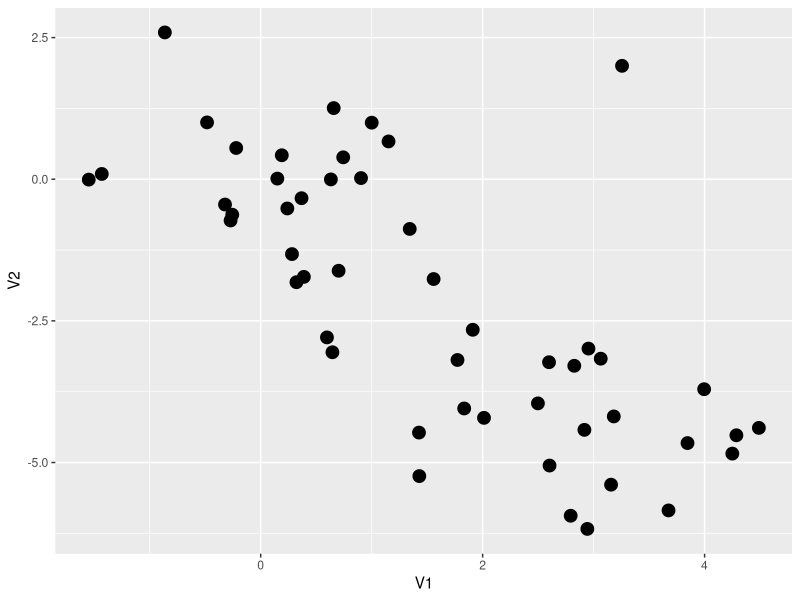
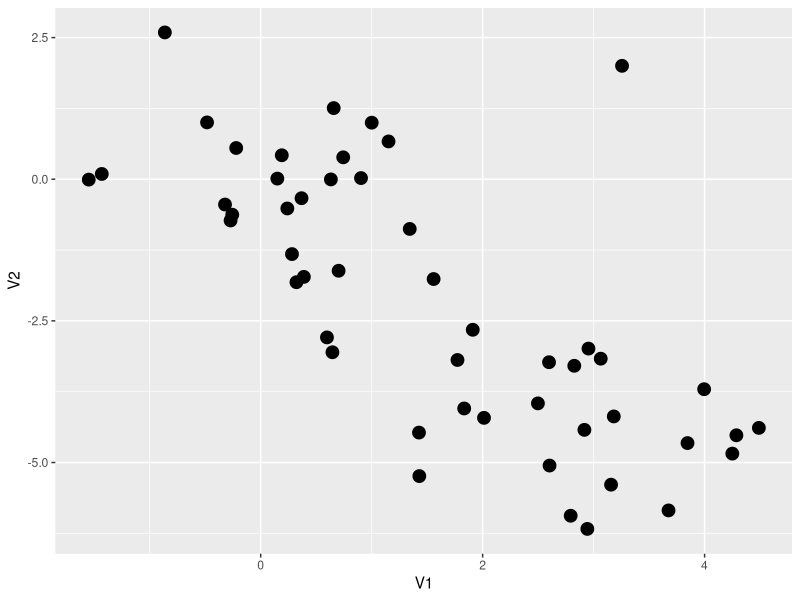
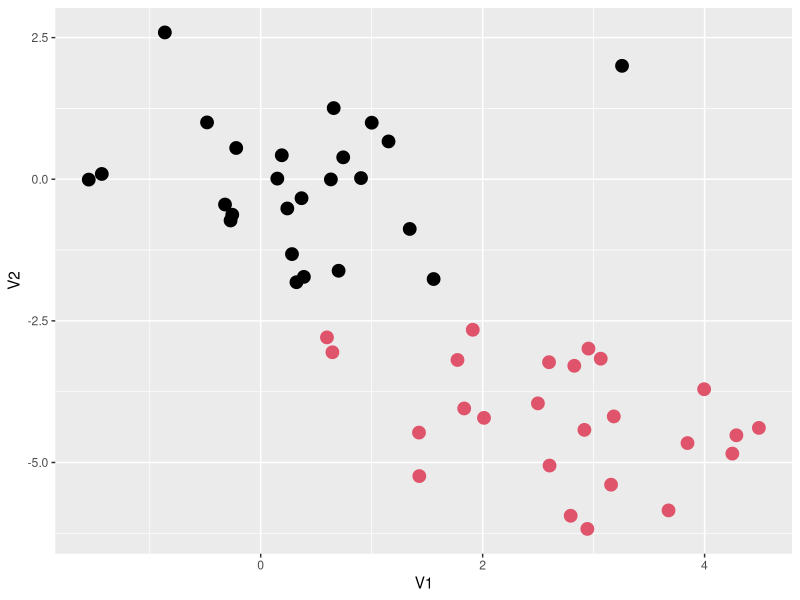
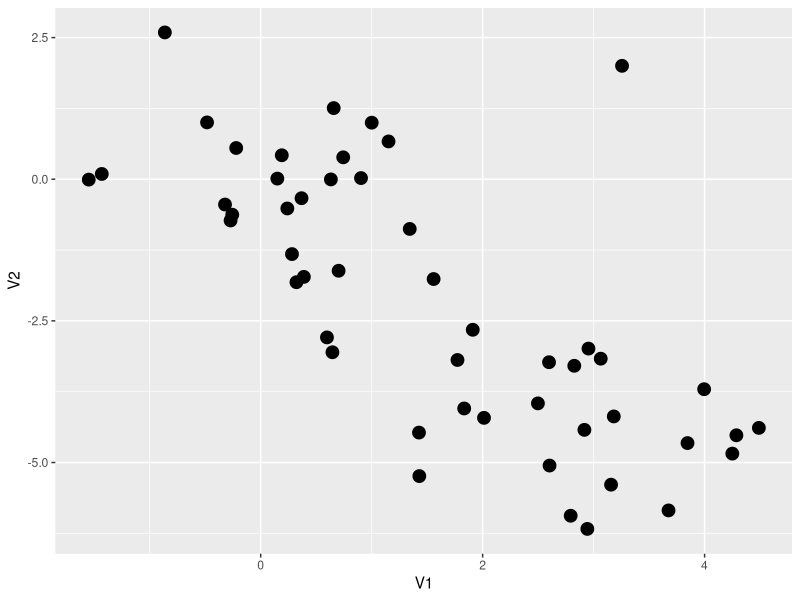
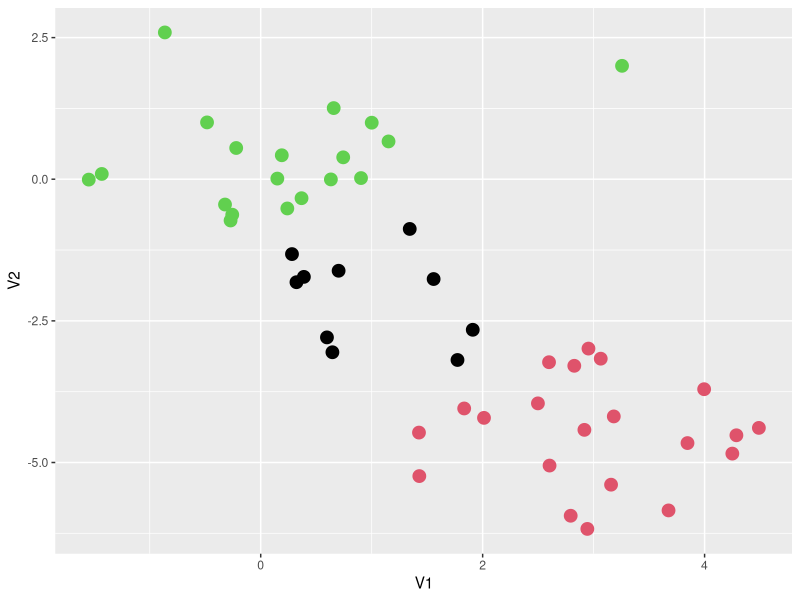
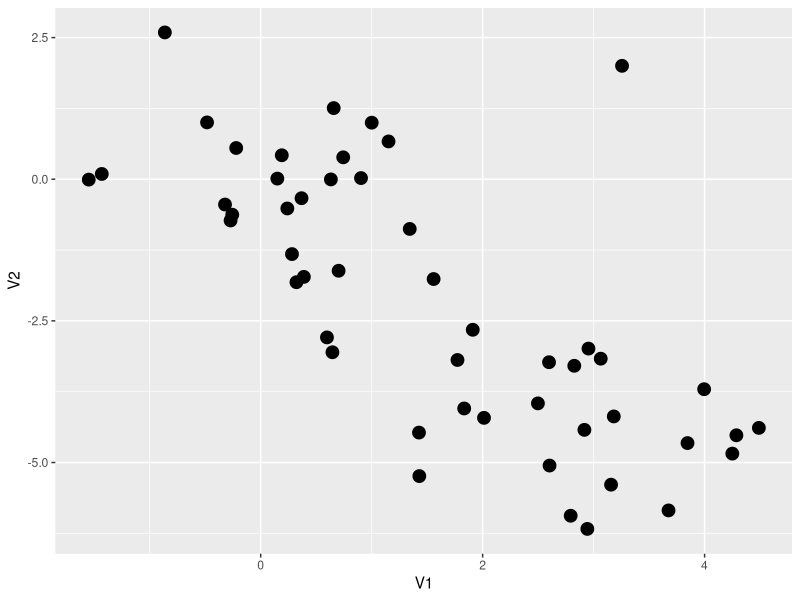
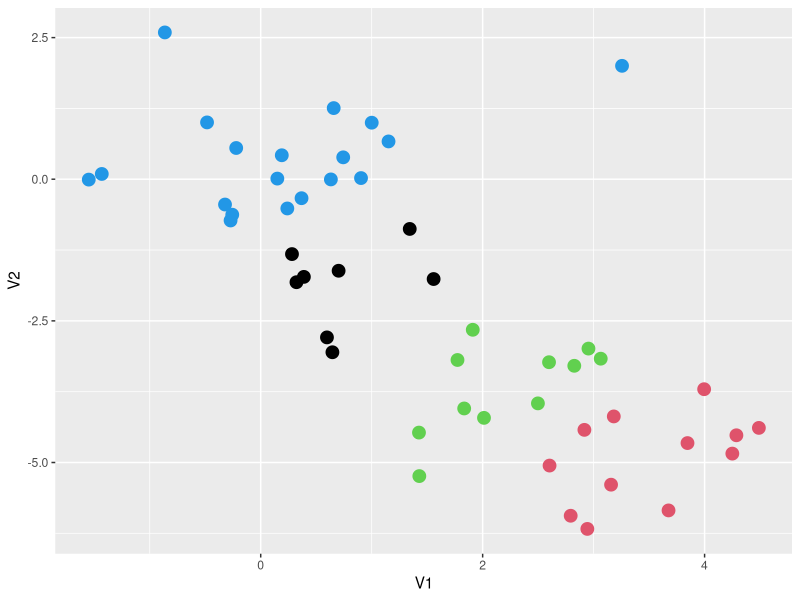
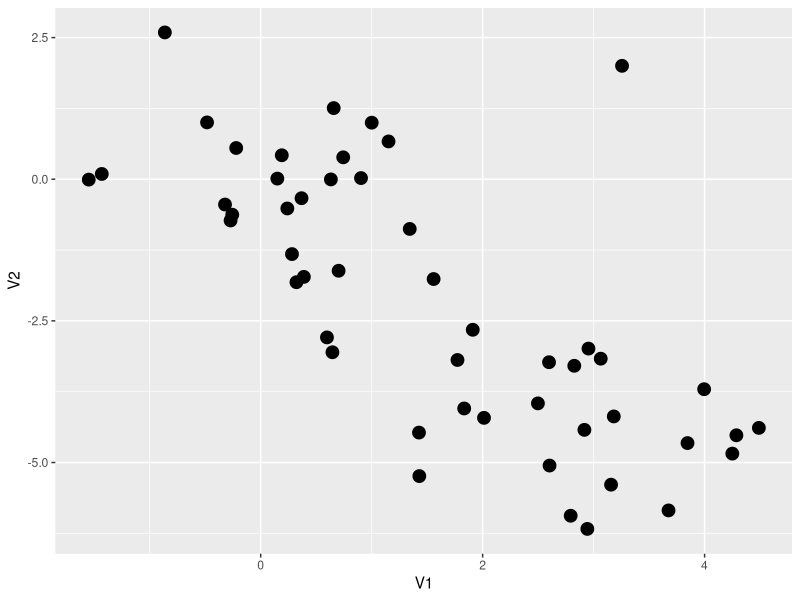

Write R code to recreate these figures, in order. (Note: this script raises an error after producing the figures.)
## ---- chunk 1
set.seed(02022015)    # to 
x <- matrix(rnorm(50*2), ncol=2)
x[1:25,1] <- x[1:25,1]+3
x[1:25,2] <- x[1:25,2]-4
## ---- chunk 2
library("ggplot2")
## ---- chunk 3
(G.data    <- ggplot(as.data.frame(x), aes(V1,V2)) + geom_point(size=4))
## ---- chunk 4
my.km <- kmeans(x, centers=2, nstart=20)
my.km$cluster
## ---- chunk 5
G.clust   <- ggplot(as.data.frame(x), aes(V1,V2)) + geom_point(color=my.km$cluster, size=4)
G.data; G.clust
## ---- chunk 6
my.km <- kmeans(x, centers=3, nstart=20)
my.km$cluster
## ---- chunk 7
G.clust   <- ggplot(as.data.frame(x), aes(V1,V2)) + geom_point(color=my.km$cluster, size=4)
G.data; G.clust
## ---- chunk 8
my.km <- kmeans(x, centers=4, nstart=20)
my.km$cluster
## ---- chunk 9
G.clust   <- ggplot(as.data.frame(x), aes(V1,V2)) + geom_point(color=my.km$cluster, size=4)
G.data; G.clust
## ---- chunk 10
my.km <- kmeans(x, centers=5, nstart=20)
my.km$cluster
## ---- chunk 11
G.clust   <- ggplot(as.data.frame(x), aes(V1,V2)) + geom_point(color=my.km$cluster, size=4)
G.data; G.clust
## ---- chunk 12
data("pottery", package = "HSAUR2")
head(pottery)
dim(pottery)
## ---- chunk 13
s.pottery <- scale(pottery[,c(1:9)])    # normalise features
d.pottery <- dist(s.pottery)            # calculate distances between observations
## ---- chunk 14
plot(hclust(d.pottery, method="complete"),labels=(as.character(pottery$kiln)),
     hang=-1,cex=.75, main="",xlab="complete-linkage",ylab="level",sub="")
## ---- chunk 15
plot(hclust(d.pottery, method="complete"),labels=(as.character(pottery$kiln)),
     hang=-1,cex=.5, main="",xlab="complete-linkage",ylab="level",sub="")
plot(hclust(d.pottery, method="single"),labels=(as.character(pottery$kiln)),
     hang=-1,cex=.5, main="",xlab="single-linkage",ylab="level",sub="")
plot(hclust(d.pottery, method="average"),labels=(as.character(pottery$kiln)),
     hang=-1,cex=.5, main="",xlab="average-linkage",ylab="level",sub="")
plot(hclust(d.pottery, method="centroid"),labels=(as.character(pottery$kiln)),
     hang=-1,cex=.5, main="",xlab="centroid-linkage",ylab="level",sub="")
## ---- chunk 16
d.pottery <- as.dist(1- cor(pottery[,c(1:9)])^2)
plot(hclust(d.pottery, method="average"),hang=-1,cex=.75,main="",xlab="average-linkage",ylab="level",sub="")
## ---- chunk 17
library(clue)       # the package by which additive trees can be constructed
plot(ls_fit_addtree(d.pottery))
